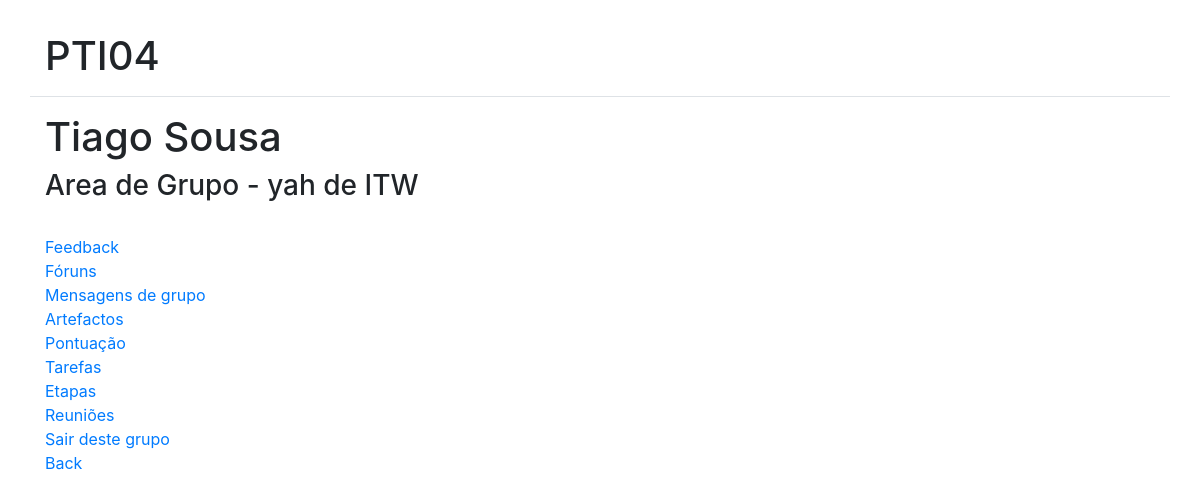
/groups/1/ (signed in), run on the app's committed database.
### login/models.py (models this page shows, shortened)
class User(AbstractBaseUser):
    email = models.EmailField(
        verbose_name='email address',
        max_length=255,
        unique=True,
    )
    date_of_birth = models.DateField(blank=True, null=True)
    is_active = models.BooleanField(default=True)
    is_admin = models.BooleanField(default=False)
    is_student = models.BooleanField(default=False)
    is_teacher = models.BooleanField(default=False)
    subjects = models.ManyToManyField(Subject, null=True, blank=True)
    firstname = models.CharField(blank=True, null=True, max_length=20)
    surname = models.CharField(blank=True, null=True, max_length=20)
    objects = UserManager()
    USERNAME_FIELD = 'email'

class Group(models.Model):
    subject = models.ForeignKey(Subject, on_delete=models.CASCADE)
    members = models.ManyToManyField(User)
    name = models.CharField(max_length=20)

class Subject(models.Model):
    name = models.CharField(max_length=50)
    groups_max = models.IntegerField(default=7)
    groups_deadline = models.DateField(blank=True,null=True)
    groups_on = models.BooleanField(default=False)
    def __str__(self):
        return f'{self.name}'

### groups/views.py (the view)
# urls.py: path('<int:sub_id>/', views.Select_Subject, name='groups-subject'),
def Select_Subject(request,sub_id=None):
    if request.method == "GET":
        try:
            subject = Subject.objects.get(id=sub_id)
        except:
            raise Http404
        context = {}
        context['subject'] = subject
        context['groups'] = Group.objects.filter(subject=subject)
        for group in context['groups']:
            if request.user in group.members.all():
                context['group'] = group
        if request.user.is_teacher:
            return render(request, 'groups/groups-sub.html', context)
        if request.user.is_student:
            for group in Group.objects.filter(subject=subject):
                if request.user in group.members.all():
                    return render(request, 'mygroup/mygroup.html', context)
            return render(request, 'groups/groups-join.html', context)

### templates/mygroup/mygroup.html
{% extends "base.html" %}
{% block content %}
<h1>{{ user.firstname }} {{ user.surname}}</h1>
<h3>Area de Grupo - {{ group.name }} de {{ group.subject }}</h3>
<br>
<a href="{% url 'view-feedback' subject.id %}">Feedback</a>
<br>
<a href="#">Fóruns</a>
<br>
<a href="/group_chat/{{ group.id }}">Mensagens de grupo</a>
<br>
<a href="{% url 'group-files' group.id %}">Artefactos</a>
<br>
<a href="#">Pontuação</a>
<br>
<a href="{% url 'tasks' subject.id %}">Tarefas</a>
<br>
<a href="{% url 'stages' subject.id %}">Etapas</a>
<br>
<a href="{% url 'meetings' subject.id %}">Reuniões</a>
<br>
<a href="{% url 'leave-group' subject.id %}">Sair deste grupo</a>
<br>
<a href="{% url 'select-subject' %}">Back</a>
{% endblock %}

### data on the page
User: firstname "Tiago", surname "Sousa"
Group: name "yah", subject "ITW"
